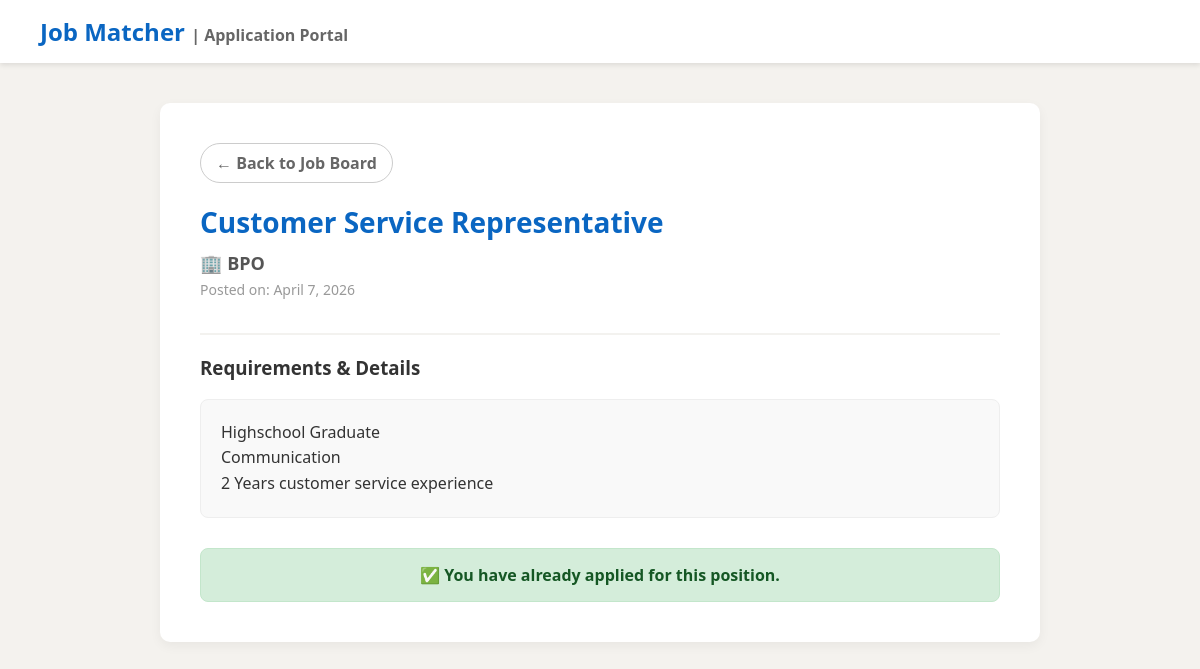
/apply.php?job_id=1 (signed in), run on the app's committed database.
### tables this page shows
CREATE TABLE `jobs` (
  `id` int(11) NOT NULL,
  `employer_id` int(11) NOT NULL,
  `title` varchar(255) NOT NULL,
  `company_name` varchar(255) NOT NULL,
  `requirements` text NOT NULL,
  `created_at` timestamp NOT NULL DEFAULT current_timestamp()
);

### apply.php (the view, shortened to what this page needs)
<?php
require 'db.php';
$user_id = $_SESSION['user_id'];
$job_id = isset($_GET['job_id']) ? intval($_GET['job_id']) : 0;
$job_query = $conn->query("SELECT * FROM jobs WHERE id = $job_id");
$job = $job_query->fetch_assoc();
$check_applied = $conn->query("SELECT * FROM applications WHERE job_id = $job_id AND applicant_id = $user_id");
$has_applied = ($check_applied->num_rows > 0);
?>
<!DOCTYPE html>
<html lang="en">
<head>
</head>
<body>
<div class="navbar">
    <h2>Job Matcher <span style="color:#666; font-size:16px;">| Application Portal</span></h2>
</div>
<div class="container">
    <a href="applicant_dashboard.php" class="back-btn">&larr; Back to Job Board</a>
    <div class="job-header">
        <h1 class="job-title"><?php echo htmlspecialchars($job['title']); ?></h1>
        <p class="job-company">🏢 <?php echo htmlspecialchars($job['company_name']); ?></p>
        <p style="color: #999; font-size: 14px; margin-top: 5px;">Posted on: <?php echo date('F j, Y', strtotime($job['created_at'])); ?></p>
    </div>
    <h3>Requirements & Details</h3>
    <div class="job-reqs">
        <?php echo nl2br(htmlspecialchars($job['requirements'])); ?>
    </div>
    <?php if ($has_applied): ?>
        <div class="applied-badge">
            ✅ You have already applied for this position.
        </div>
    <?php endif; ?>
</div>
</body>
</html>

### apply.php (style rules this page uses)
body { font-family: 'Segoe UI', Tahoma, Geneva, Verdana, sans-serif; background-color: #f4f2ee; margin: 0; color: #333; }
.navbar { background-color: #fff; padding: 15px 40px; box-shadow: 0 2px 5px rgba(0,0,0,0.1); display: flex; justify-content: space-between; align-items: center; }
.navbar h2 { margin: 0; color: #0a66c2; font-size: 24px; }
.container { max-width: 800px; margin: 40px auto; background: white; padding: 40px; border-radius: 10px; box-shadow: 0 4px 12px rgba(0,0,0,0.05); }
.back-btn { display: inline-block; margin-bottom: 20px; color: #666; text-decoration: none; font-weight: bold; border: 1px solid #ccc; padding: 8px 15px; border-radius: 20px; transition: 0.3s; }
.job-header { border-bottom: 2px solid #f3f2ef; padding-bottom: 20px; margin-bottom: 20px; }
.job-title { color: #0a66c2; font-size: 28px; margin: 0 0 10px 0; }
.job-company { font-size: 18px; font-weight: bold; margin: 0; color: #555; }
.job-reqs { background: #f9f9f9; padding: 20px; border-radius: 8px; line-height: 1.6; border: 1px solid #eee; margin-bottom: 30px; }
.applied-badge { background-color: #d4edda; color: #155724; padding: 15px; text-align: center; border-radius: 8px; font-weight: bold; border: 1px solid #c3e6cb; }

### data on the page
jobs: title "Customer Service Representative", company_name "BPO", created_at "April 7, 2026", requirements "Highschool Graduate Communication 2 Years customer service experience"
